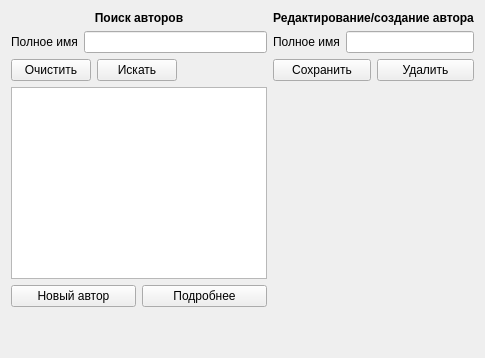
      <widget class="QWidget" name="tab_6">
       <attribute name="title">
        <string>Авторы</string>
       </attribute>
       <layout class="QVBoxLayout" name="verticalLayout_23">
        <item>
         <layout class="QHBoxLayout" name="horizontalLayout_33">
          <item>
           <layout class="QVBoxLayout" name="verticalLayout_21">
            <item>
             <widget class="QLabel" name="label_47">
              <property name="font">
               <font>
                <weight>75</weight>
                <bold>true</bold>
               </font>
              </property>
              <property name="text">
               <string>Поиск авторов</string>
              </property>
              <property name="alignment">
               <set>Qt::AlignCenter</set>
              </property>
             </widget>
            </item>
            <item>
             <layout class="QGridLayout" name="gridLayout_9">
              <item row="0" column="0">
               <widget class="QLabel" name="label_49">
                <property name="text">
                 <string>Полное имя</string>
                </property>
               </widget>
              </item>
              <item row="0" column="1">
               <widget class="QLineEdit" name="searchAuthorLineEdit"/>
              </item>
             </layout>
            </item>
            <item>
             <layout class="QHBoxLayout" name="horizontalLayout_34">
              <item>
               <widget class="QPushButton" name="clearAuthorSearchFieldBtn">
                <property name="text">
                 <string>Очистить</string>
                </property>
               </widget>
              </item>
              <item>
               <widget class="QPushButton" name="searchAuthorBtn">
                <property name="text">
                 <string>Искать</string>
                </property>
               </widget>
              </item>
              <item>
               <spacer name="horizontalSpacer_15">
                <property name="orientation">
                 <enum>Qt::Horizontal</enum>
                </property>
                <property name="sizeHint" stdset="0">
                 <size>
                  <width>40</width>
                  <height>20</height>
                 </size>
                </property>
               </spacer>
              </item>
             </layout>
            </item>
            <item>
             <widget class="QListWidget" name="authorList"/>
            </item>
            <item>
             <layout class="QHBoxLayout" name="horizontalLayout_35">
              <item>
               <widget class="QPushButton" name="createNewAuthorBtn">
                <property name="text">
                 <string>Новый автор</string>
                </property>
               </widget>
              </item>
              <item>
               <widget class="QPushButton" name="editSelectedAuthorBtn">
                <property name="text">
                 <string>Подробнее</string>
                </property>
               </widget>
              </item>
             </layout>
            </item>
           </layout>
          </item>
          <item>
           <layout class="QVBoxLayout" name="verticalLayout_22">
            <item>
             <widget class="QLabel" name="label_51">
              <property name="font">
               <font>
                <weight>75</weight>
                <bold>true</bold>
               </font>
              </property>
              <property name="text">
               <string>Редактирование/создание автора</string>
              </property>
              <property name="alignment">
               <set>Qt::AlignCenter</set>
              </property>
             </widget>
            </item>
            <item>
             <layout class="QGridLayout" name="gridLayout_10">
              <item row="0" column="0">
               <widget class="QLabel" name="label_54">
                <property name="text">
                 <string>Полное имя</string>
                </property>
               </widget>
              </item>
              <item row="0" column="1">
               <widget class="QLineEdit" name="authorLineEdit"/>
              </item>
             </layout>
            </item>
            <item>
             <layout class="QHBoxLayout" name="horizontalLayout_36">
              <item>
               <widget class="QPushButton" name="saveAuthorBtn">
                <property name="text">
                 <string>Сохранить</string>
                </property>
               </widget>
              </item>
              <item>
               <widget class="QPushButton" name="deleteAuthorBtn">
                <property name="text">
                 <string>Удалить</string>
                </property>
               </widget>
              </item>
             </layout>
            </item>
            <item>
             <spacer name="verticalSpacer_9">
              <property name="orientation">
               <enum>Qt::Vertical</enum>
              </property>
              <property name="sizeHint" stdset="0">
               <size>
                <width>20</width>
                <height>40</height>
               </size>
              </property>
             </spacer>
            </item>
           </layout>
          </item>
         </layout>
        </item>
        <item>
         <spacer name="verticalSpacer_10">
          <property name="orientation">
           <enum>Qt::Vertical</enum>
          </property>
          <property name="sizeHint" stdset="0">
           <size>
            <width>20</width>
            <height>40</height>
           </size>
          </property>
         </spacer>
        </item>
       </layout>
      </widget>
